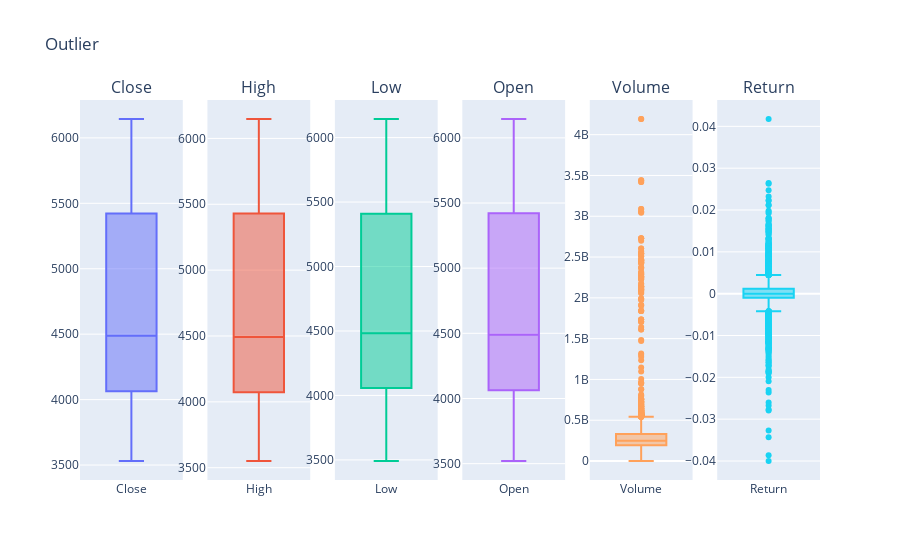

The cell this chart's notebook holds for it:
### Code cell
# On examine les outliers, mais sur les marchés financiers, ils sont souvent très significatifs.
# On évite donc de les supprimer.
fig = make_subplots(rows=1, cols=len(data.columns), subplot_titles=data.columns)

for i, col in enumerate(data.columns):
    fig.add_trace(go.Box(y=data[col], name=col), row=1, col=i+1)

fig.update_layout(title_text="Outlier", showlegend=False)
fig.show()

### Figure 1 — Plotly figure (JSON) as saved in the notebook; plotly's stock layout.template omitted (floating-point values rounded to 4 significant figures; data arrays with more than 128 entries replaced by an {"elided": "..."} marker saying what was removed)
{"data": [{"name": "Close", "type": "box", "xaxis": "x", "y": {"elided": "6318 float values"}, "yaxis": "y"}, {"name": "High", "type": "box", "xaxis": "x2", "y": {"elided": "6318 float values"}, "yaxis": "y2"}, {"name": "Low", "type": "box", "xaxis": "x3", "y": {"elided": "6318 float values"}, "yaxis": "y3"}, {"name": "Open", "type": "box", "xaxis": "x4", "y": {"elided": "6318 float values"}, "yaxis": "y4"}, {"name": "Volume", "type": "box", "xaxis": "x5", "y": {"elided": "6318 float values"}, "yaxis": "y5"}, {"name": "Return", "type": "box", "xaxis": "x6", "y": {"elided": "6318 float values"}, "yaxis": "y6"}], "layout": {"annotations": [{"font": {"size": 16}, "showarrow": false, "text": "Close", "x": 0.06944, "xanchor": "center", "xref": "paper", "y": 1, "yanchor": "bottom", "yref": "paper"}, {"font": {"size": 16}, "showarrow": false, "text": "High", "x": 0.2417, "xanchor": "center", "xref": "paper", "y": 1, "yanchor": "bottom", "yref": "paper"}, {"font": {"size": 16}, "showarrow": false, "text": "Low", "x": 0.4139, "xanchor": "center", "xref": "paper", "y": 1, "yanchor": "bottom", "yref": "paper"}, {"font": {"size": 16}, "showarrow": false, "text": "Open", "x": 0.5861, "xanchor": "center", "xref": "paper", "y": 1, "yanchor": "bottom", "yref": "paper"}, {"font": {"size": 16}, "showarrow": false, "text": "Volume", "x": 0.7583, "xanchor": "center", "xref": "paper", "y": 1, "yanchor": "bottom", "yref": "paper"}, {"font": {"size": 16}, "showarrow": false, "text": "Return", "x": 0.9306, "xanchor": "center", "xref": "paper", "y": 1, "yanchor": "bottom", "yref": "paper"}], "showlegend": false, "title": {"text": "Outlier"}, "xaxis": {"anchor": "y", "domain": [0, 0.1389]}, "xaxis2": {"anchor": "y2", "domain": [0.1722, 0.3111]}, "xaxis3": {"anchor": "y3", "domain": [0.3444, 0.4833]}, "xaxis4": {"anchor": "y4", "domain": [0.5167, 0.6556]}, "xaxis5": {"anchor": "y5", "domain": [0.6889, 0.8278]}, "xaxis6": {"anchor": "y6", "domain": [0.8611, 1]}, "yaxis": {"anchor": "x", "domain": [0, 1]}, "yaxis2": {"anchor": "x2", "domain": [0, 1]}, "yaxis3": {"anchor": "x3", "domain": [0, 1]}, "yaxis4": {"anchor": "x4", "domain": [0, 1]}, "yaxis5": {"anchor": "x5", "domain": [0, 1]}, "yaxis6": {"anchor": "x6", "domain": [0, 1]}}}
